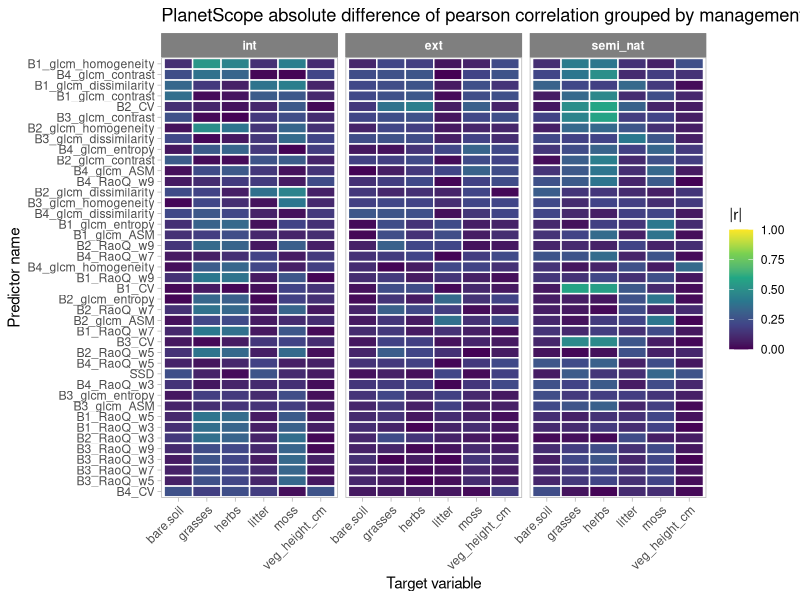
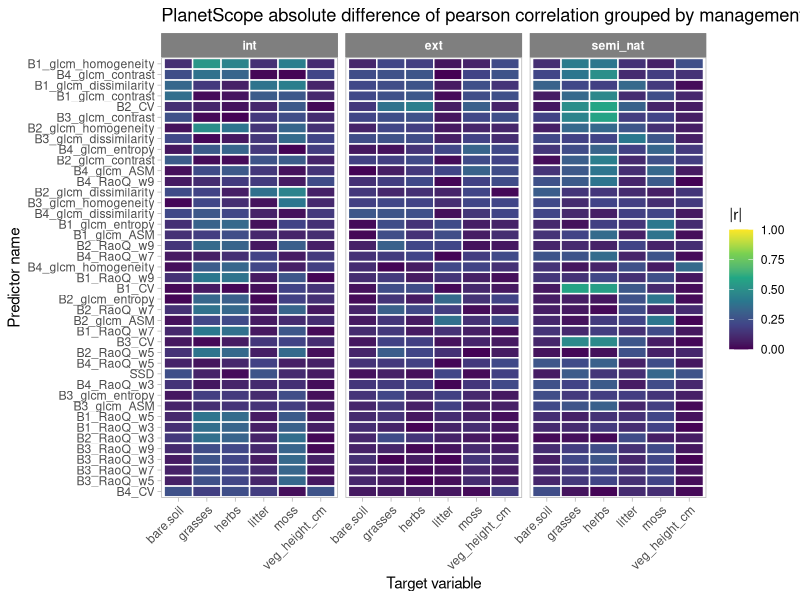

Write the R code that produced these figures, in order.
library(tidyverse)
library(ggplot2)
library(forcats)

planet_pearson <- read.csv("./results/ACTUAL_RESULTS/Planet_structure_vars_pearson.csv")

plot_df <- planet_pearson %>%
  mutate(abs_r = abs(pearson_r)) %>%
  group_by(dependent_var) %>%
  mutate(mean_abs_r = mean(abs_r, na.rm = TRUE)) %>%
  ungroup() %>%
  mutate(
    dependent_var = fct_reorder(dependent_var, mean_abs_r)
  ) %>%
  mutate(Type = factor(Type, levels = c("int", "ext", "semi_nat")))

p <- ggplot(plot_df, aes(
  x = independent_var,
  y = dependent_var,
  fill = abs_r
)) +
  geom_tile(color = "white", linewidth = 0.5) +
  facet_wrap(~ Type, nrow = 1) +
  scale_fill_viridis_c(
    name = "|r|",
    limits = c(0, 1)
  ) +
  labs(
    x = "Target variable",
    y = "Predictor name"
  ) +
  theme_light() +
  theme(
    axis.text.x = element_text(angle = 45, hjust = 1),
    panel.grid = element_blank(),
    strip.text = element_text(face = "bold"),
    strip.background = element_rect(fill = "grey50", color = "grey50")
  ) +
  labs(title = "PlanetScope absolute difference of pearson correlation grouped by management type")
p

ggsave(filename = "./images/5_Results_Planet_pearson.png", plot = p,
       width = 3000, height = 2000, units = "px", dpi = 300)
